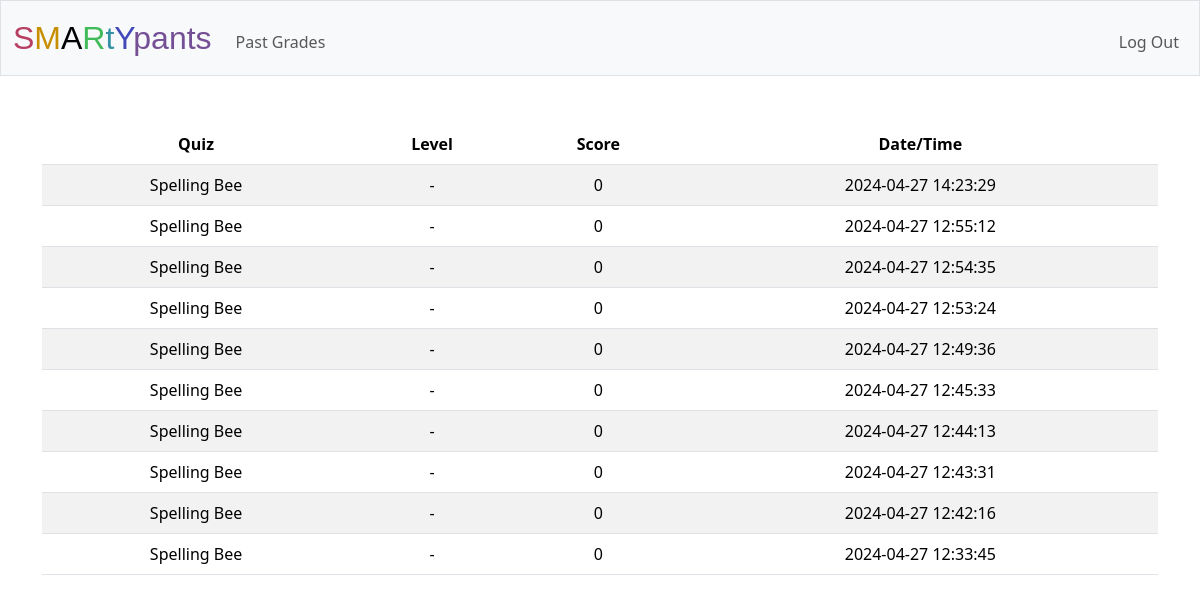
/mygrades (signed in), run on the app's committed database.
### tables this page shows
CREATE TABLE pastgrades(
    id INTEGER PRIMARY KEY AUTOINCREMENT NOT NULL,
    user_id INTEGER NOT NULL,
    quiz TEXT NOT NULL,
    level TEXT NOT NULL,
    score INTEGER NOT NULL,
    date TEXT NOT NULL,
    FOREIGN KEY (user_id) REFERENCES users (id)
    );

### app.py (the view)
@app.route("/mygrades", methods=["GET", "POST"])
@login_required
def mygrades():
    user_id = session["user_id"]
    if request.method == "POST":
        data = request.get_json()
        try:
            level = data['level']
        except:
            level = '-'
        score = data['score']
        quiz = data['category']
        date = datetime.datetime.now()
        db.execute("INSERT INTO pastgrades (user_id, quiz, level, score, date) VALUES (?, ?, ?, ?, ?)",
                   user_id, quiz, level, score, date)
        return ("Success", 200)
    else:
        history = db.execute("SELECT quiz, level, score, date FROM pastgrades WHERE user_id = ? ORDER BY date DESC  LIMIT 10", user_id)
        return render_template("grades.html", history=history)

### app.py (called while the page is built)
@app.after_request
def after_request(response):
    response.headers["Cache-Control"] = "no-cache, no-store, must-revalidate"
    response.headers["Expires"] = 0
    response.headers["Pragma"] = "no-cache"
    return response

### helpers.py (called while the page is built)
def login_required(f):
    @wraps(f)
    def decorated_function(*args, **kwargs):
        if session.get("user_id") is None:
            return redirect("/login")
        return f(*args, **kwargs)
    return decorated_function

### templates/grades.html (shortened to what this page needs)
{% extends "layout.html" %}
{% block main %}
    <table class="table table-striped" style="animation: fadeIn 1s ease-in both;">
        <thead>
            <tr>
                <th scope="col">Quiz</th>
                <th scope="col">Level</th>
                <th scope="col">Score</th>
                <th scope="col">Date/Time</th>
            </tr>
        </thead>
        <tbody id="tbody">
        {% for row in history %}
            <tr>
                <td>{{ row["quiz"] }}</td>
                <td>{{ row["level"] }}</td>
                <td>{{ row["score"] }}</td>
                <td>{{ row["date"] }}</td>
            </tr>
        {% endfor %}
        </tbody>
    </table>
{% endblock %}

### templates/layout.html (shortened to what this page needs)
<!DOCTYPE html>
<html lang="en">
    <head>
        <link href="https://cdn.jsdelivr.net/npm/bootstrap@5.3.3/dist/css/bootstrap.min.css" rel="stylesheet">
        <link rel="stylesheet" href="https://cdnjs.cloudflare.com/ajax/libs/font-awesome/4.7.0/css/font-awesome.min.css">
        <link href="https://fonts.cdnfonts.com/css/smartie" rel="stylesheet">
        <link href="https://fonts.cdnfonts.com/css/bubble-love" rel="stylesheet">
        <link href="https://fonts.cdnfonts.com/css/nunito" rel="stylesheet">
        <link href="https://fonts.cdnfonts.com/css/vilanders-sans" rel="stylesheet">
        <link href="https://fonts.cdnfonts.com/css/vanila" rel="stylesheet">
        <link href="/static/styles.css" rel="stylesheet">
    </head>
    <body>
        <nav class="bg-light border navbar navbar-expand-md navbar-light">
            <div class="container-fluid">
                <a class="navbar-brand" href="/"><span class="red">S</span><span class="yellow">M</span><span class="orange">A</span><span class="green">R</span><span class="blue">t</span><span class="indigo">Y</span><span class="violet">pants</span></a>
                <div class="collapse navbar-collapse" id="navbar">
                    {% if session["user_id"] and session["user_id"]| int %}
                        <ul class="navbar-nav me-auto mt-2">
                            <li class="nav-item"><a class="nav-link" href="/mygrades">Past Grades</a></li>
                        </ul>
                        <ul class="navbar-nav ms-auto mt-2">
                            <li class="nav-item"><a class="nav-link" href="/logout">Log Out</a></li>
                        </ul>
                    {% else %}
                        <ul class="navbar-nav ms-auto mt-2">
                            <li class="nav-item"><a class="nav-link" href="/register">Register</a></li>
                            <li class="nav-item"><a class="nav-link" href="/login">Log In</a></li>
                        </ul>
                    {% endif %}
                </div>
            </div>
        </nav>
            <main class="container py-5 text-center">
                {% block main %}{% endblock %}
            </main>
    </body>
</html>

### static/styles.css (style rules this page uses)
nav { width: 100%; }
nav .navbar-brand { font-size: xx-large; font-family: 'Smartie CAPS', sans-serif; }
nav .navbar-brand .red { color: #B73F62; }
nav .navbar-brand .yellow { color: #C78F00; }
nav .navbar-brand .green { color: #41BA5A; }
nav .navbar-brand .blue { color: #3591A5; }
nav .navbar-brand .indigo { color: #4149BA; }
nav .navbar-brand .violet { color: #744F95; }
body { background: url(https://png.pngtree.com/background/20210712/original/pngtree-cute-hand-drawn-style-mathematics-education-pink-stripes-background-picture-image_1176959.jpg); background-size: cover; background-repeat: no-repeat; background-attachment: fixed; }
html, body { height: 100%; }

### data on the page
pastgrades: quiz "Spelling Bee", level "-", score "0", date "2024-04-27 14:23:29"
pastgrades: quiz "Spelling Bee", level "-", score "0", date "2024-04-27 12:55:12"
pastgrades: quiz "Spelling Bee", level "-", score "0", date "2024-04-27 12:54:35"
pastgrades: quiz "Spelling Bee", level "-", score "0", date "2024-04-27 12:53:24"
pastgrades: quiz "Spelling Bee", level "-", score "0", date "2024-04-27 12:49:36"
pastgrades: quiz "Spelling Bee", level "-", score "0", date "2024-04-27 12:45:33"
pastgrades: quiz "Spelling Bee", level "-", score "0", date "2024-04-27 12:44:13"
pastgrades: quiz "Spelling Bee", level "-", score "0", date "2024-04-27 12:43:31"
pastgrades: quiz "Spelling Bee", level "-", score "0", date "2024-04-27 12:42:16"
pastgrades: quiz "Spelling Bee", level "-", score "0", date "2024-04-27 12:33:45"
